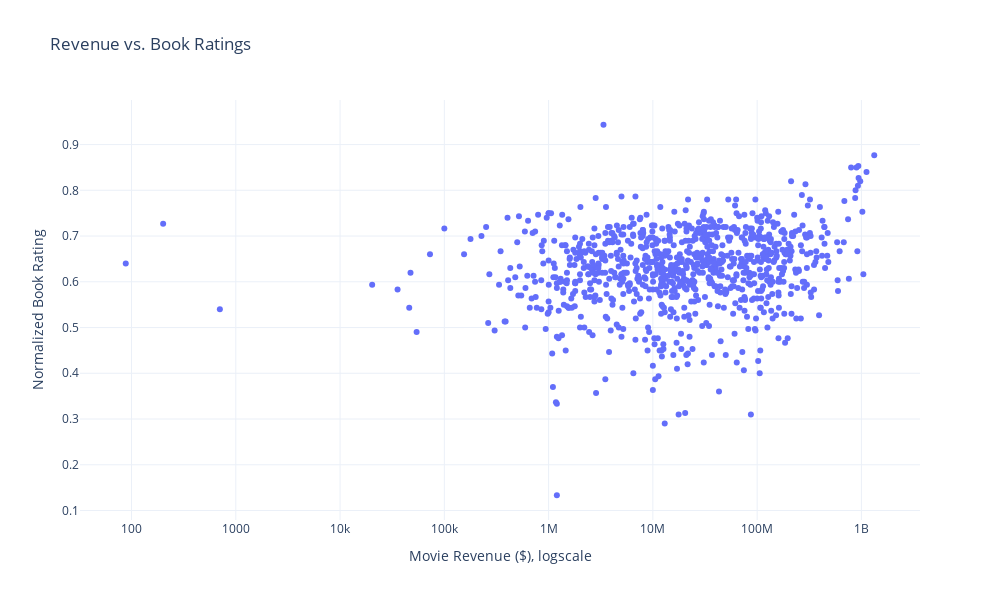

Write notebook code for a chart like this one.
### Code cell
fig = px.scatter(
    df_revenue,
    x='revenue',
    y='normalized_rating_y',
    hover_name='movie_name',
    title='Revenue vs. Book Ratings',
    labels={'revenue': 'Movie Revenue ($), logscale', 'normalized_rating_y': 'Normalized Book Rating'},
    template='plotly_white'
)

fig.update_layout(
    xaxis_type="log",
    width=1000, 
    height=600
)
fig.show()

### Figure 1 — Plotly figure (JSON) as saved in the notebook; plotly's stock layout.template omitted (floating-point values rounded to 4 significant figures; data arrays with more than 128 entries replaced by an {"elided": "..."} marker saying what was removed)
{"data": [{"hovertemplate": "<b>%{hovertext}</b><br><br>Movie Revenue ($), logscale=%{x}<br>Normalized Book Rating=%{y}<extra></extra>", "hovertext": {"elided": "905 str values"}, "legendgroup": "", "marker": {"color": "#636efa", "symbol": "circle"}, "mode": "markers", "name": "", "orientation": "v", "showlegend": false, "type": "scatter", "x": {"elided": "905 int values"}, "xaxis": "x", "y": {"elided": "905 float values"}, "yaxis": "y"}], "layout": {"height": 600, "legend": {"tracegroupgap": 0}, "title": {"text": "Revenue vs. Book Ratings"}, "width": 1000, "xaxis": {"anchor": "y", "domain": [0, 1], "title": {"text": "Movie Revenue ($), logscale"}, "type": "log"}, "yaxis": {"anchor": "x", "domain": [0, 1], "title": {"text": "Normalized Book Rating"}}}}
